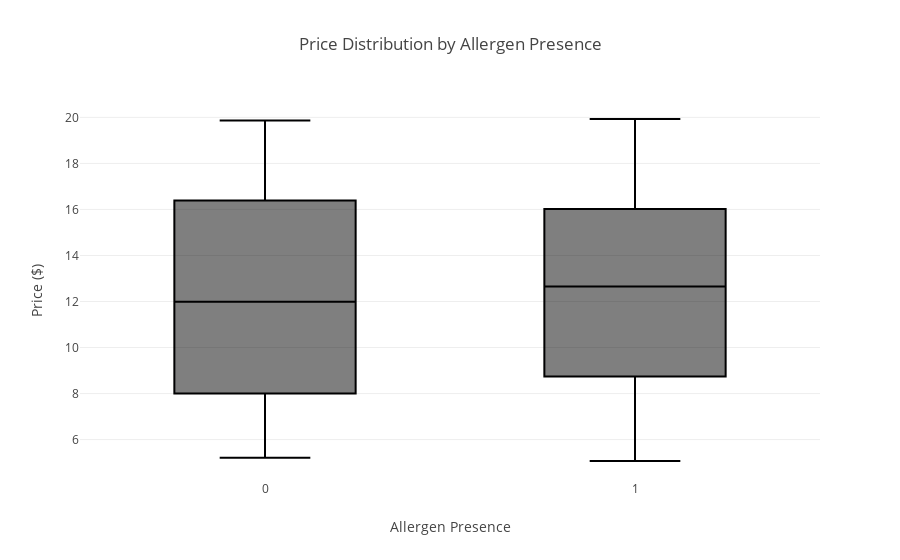

Write notebook code for a chart like this one.
### Code cell
# 3. Price Distribution by Allergen Presence (Interactive box plot)
fig3 = px.box(df, x='Prediction', y='Price ($)', title="Price Distribution by Allergen Presence",
              labels={'Prediction': 'Allergen Presence', 'Price ($)': 'Price ($)'})
fig3.show()

### Figure 1 — Plotly figure (JSON) as saved in the notebook; plotly's stock layout.template omitted (floating-point values rounded to 4 significant figures; data arrays with more than 128 entries replaced by an {"elided": "..."} marker saying what was removed)
{"data": [{"alignmentgroup": "True", "hovertemplate": "Allergen Presence=%{x}<br>Price ($)=%{y}<extra></extra>", "legendgroup": "", "marker": {"color": "#000001"}, "name": "", "notched": false, "offsetgroup": "", "orientation": "v", "showlegend": false, "type": "box", "x": {"elided": "399 int values"}, "x0": " ", "xaxis": "x", "y": {"elided": "399 float values"}, "y0": " ", "yaxis": "y"}], "layout": {"autosize": true, "boxmode": "group", "legend": {"tracegroupgap": 0}, "title": {"text": "Price Distribution by Allergen Presence"}, "xaxis": {"anchor": "y", "autorange": true, "domain": [0, 1], "range": [-0.5, 1.5], "title": {"text": "Allergen Presence"}, "type": "linear"}, "yaxis": {"anchor": "x", "autorange": true, "domain": [0, 1], "range": [4.244, 20.76], "title": {"text": "Price ($)"}, "type": "linear"}}}
